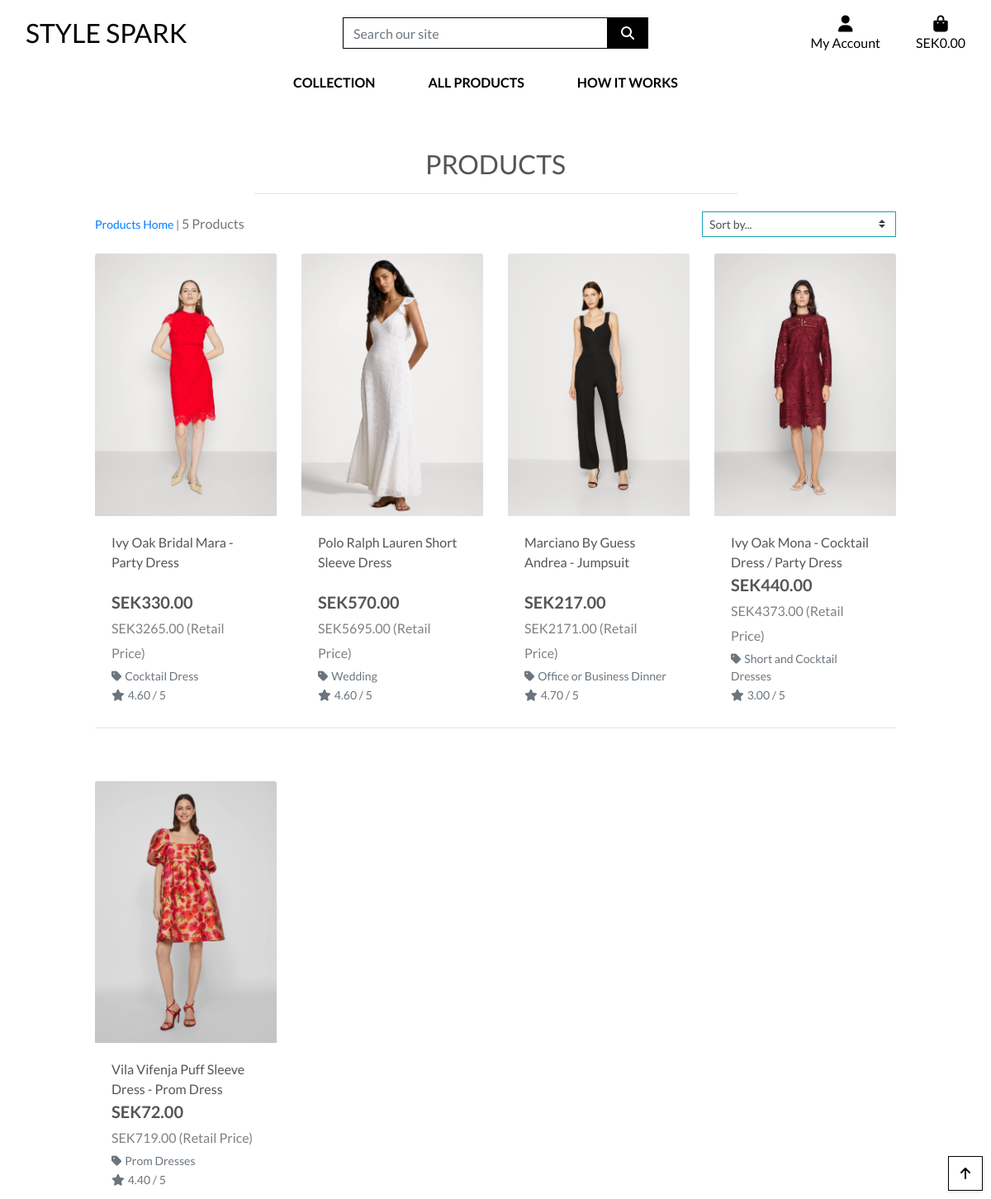
Before: /products/ with the older database file.
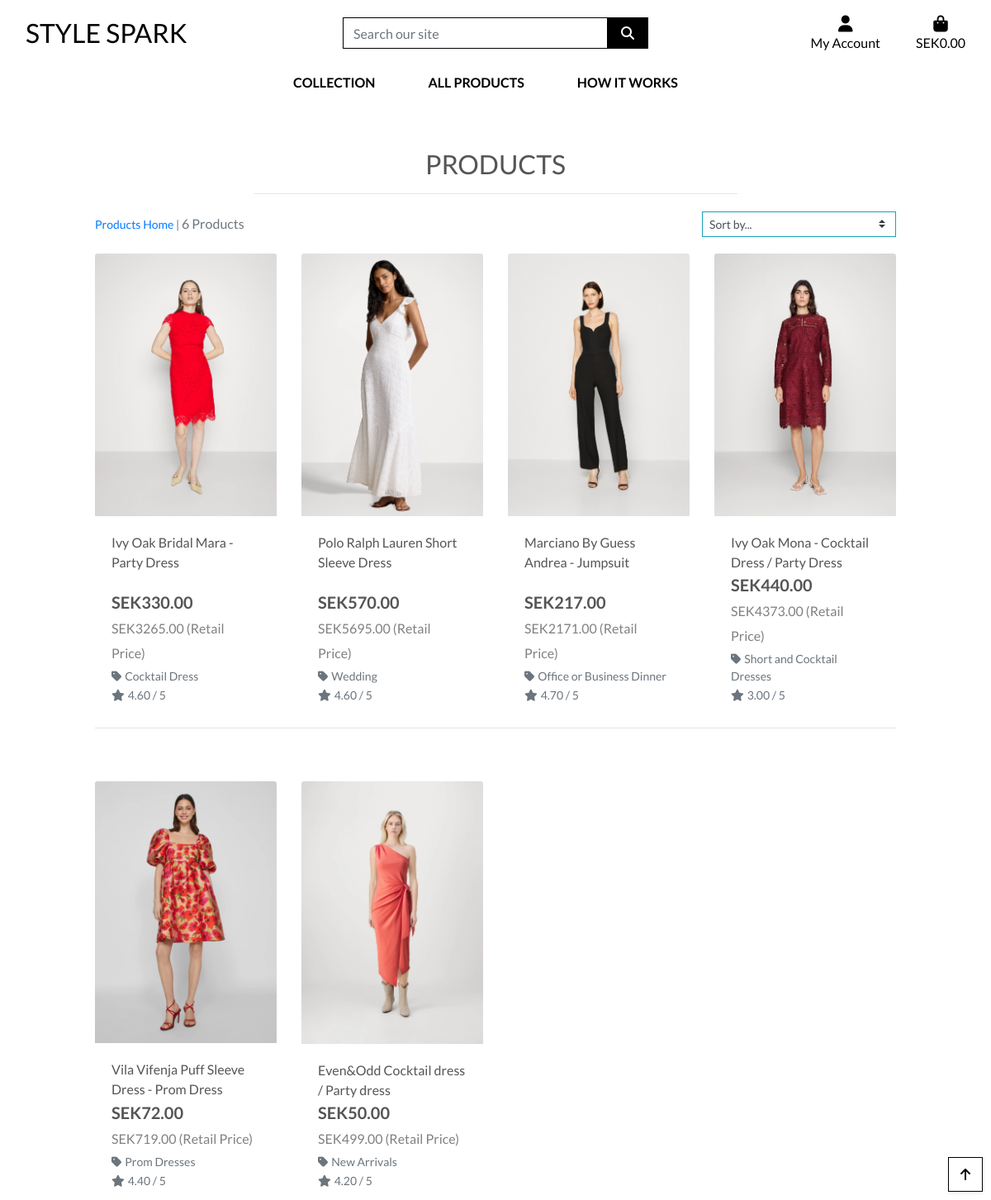
After: the same page with the newer database file.
### products/models.py (models this page shows, shortened)
class Product(models.Model):
    category = models.ForeignKey('Category', null=True, blank=True, on_delete=models.SET_NULL)
    sku = models.CharField(max_length=254, null=True, blank=True)
    name = models.CharField(max_length=254)
    description = models.TextField()
    has_sizes = models.BooleanField(default=False, null=True, blank=True)
    price = models.DecimalField(max_digits=6, decimal_places=2)
    retail_price = models.DecimalField(("Retail Price"), max_digits=10, decimal_places=2, blank=True, null=True)
    rating = models.DecimalField(max_digits=6, decimal_places=2, null=True, blank=True)
    image_url = models.URLField(max_length=1024, null=True, blank=True)
    image = models.ImageField(null=True, blank=True)

class Category(models.Model):
    class Meta:
        verbose_name_plural = 'Categories'
    name = models.CharField(max_length=254)
    friendly_name = models.CharField(max_length=254, null=True, blank=True)

### products/views.py (the view, shortened to what this page needs)
# urls.py: path('', views.all_products, name='products'),
def all_products(request):
    products = Product.objects.all()
    query = None
    categories = None
    sort = request.GET.get('sort', None)
    direction = request.GET.get('direction', 'asc')
    all_categories = Category.objects.all()
    current_sorting = f'{sort}_{direction}' if sort and direction else None
    all_category_names = list(all_categories.values_list('name', flat=True))
    context = {
        'products': products,
        'search_term': query,
        'current_categories': categories,
        'current_sorting': current_sorting,
        'all_categories': all_category_names,
    }
    return render(request, 'products/products.html', context)

### cart/contexts.py (called while the page is built, shortened)
def cart_contents(request):
    cart_items = []
    total = 0
    product_count = 0
    cart = request.session.get('cart', {})  # Initialize cart as empty dictionary if not found
    if not isinstance(cart, dict):
        cart = {}
    delivery = total * Decimal(settings.STANDARD_DELIVERY_PERCENTAGE / 100)
    grand_total = total + delivery
    context = {
        'cart_items': cart_items,
        'total': total,
        'product_count': product_count,
        'delivery': delivery,
        'grand_total': grand_total,
    }
    return context

### products/templates/products/products.html (shortened to what this page needs)
{% extends "base.html" %}
{% load static %}
{% block page_header %}
    <div class="container header-container">
    </div>
{% endblock %}
{% block content %}
    <div class="overlay"></div>
    <div class="container-fluid">
        <div class="row">
            <div class="col text-center mt-3">
                <h2 class="logo-font">Products</h2>
                <hr class="w-50 mb-1">
            </div>
        </div>
        <div class="row">
            <div class="product-container col-10 offset-1">
                <div class="row mt-1 mb-2">
                    <div class="col-12 col-md-6 my-auto order-md-last d-flex justify-content-center justify-content-md-end">
                        <div class="sort-select-wrapper w-50">
                            <select id="sort-selector" class="custom-select custom-select-sm rounded-0 border border-{% if current_sorting != 'None_None' %}info{% else %}black{% endif %}">
                                <option value="reset" {% if current_sorting == 'None_None' %}selected{% endif %}>Sort by...</option>
                            </select>
                        </div>
                    </div>
                    <div class="col-12 col-md-6 order-md-first">
                        <p class="text-muted mt-3 text-center text-md-left">
                            {% if search_term or current_categories or current_sorting != 'None_None' %}
                                <span class="small"><a href="{% url 'products' %}">Products Home</a> | </span>
                            {% endif %}
                            {{ products|length }} Products{% if search_term %} found for <strong>"{{ search_term }}"</strong>{% endif %}
                        </p>
                    </div>
                </div>
                <div class="row">
                    {% for product in products %}
                        <div class="col-sm-6 col-md-6 col-lg-4 col-xl-3">
                            <div class="card h-100 border-0">
                                {% if product.image %}
                                    <a href="{% url 'product_detail' product.id %}">
                                        <img class="card-img-top img-fluid" src="{{ product.image.url }}" alt="{{ product.name }}">
                                    </a>
                                {% else %}
                                    <a href="{% url 'product_detail' product.id %}">
                                        <img class="card-img-top img-fluid" src="{{ MEDIA_URL }}noimage.png" alt="{{ product.name }}">
                                    </a>
                                {% endif %}
                                <div class="card-body pb-0">
                                    <p class="mb-0">{{ product.name }}</p>
                                </div>
                                <div class="card-footer bg-white pt-0 border-0 text-left">
                                    <div class="row">
                                        <div class="col">
                                            <p class="lead mb-0 text-left font-weight-bold">SEK{{ product.price }} <br>
                                                {% if product.retail_price %}
                                                    <span class="retail-price">SEK{{ product.retail_price }} (Retail Price)</span><br>
                                                {% endif %}
                                            </p>
                                            {% if product.category %}
                                                <p class="small mt-1 mb-0">
                                                    <a class="text-muted" href="{% url 'products' %}?category={{ product.category.name }}">
                                                        <i class="fas fa-tag mr-1"></i>{{ product.category.friendly_name }}
                                                    </a>
                                                </p>
                                            {% endif %}
                                            {% if product.rating %}
                                                <small class="text-muted"><i class="fas fa-star mr-1"></i>{{ product.rating }} / 5</small>
                                            {% else %}
                                                <small class="text-muted">No Rating</small>
                                            {% endif %}
                                        </div>
                                    </div>
                                </div>
                            </div>
                        </div>
                        {% if forloop.counter|divisibleby:4 %}
                            <div class="col-12 d-none d-xl-block mb-5">
                                <hr>
                            </div>
                        {% endif %}
                    {% endfor %}
                </div>
            </div>
        </div>
    </div>
    <div class="btt-button shadow-sm rounded-0 border border-black">
        <a class="btt-link d-flex h-100">
            <i class="fas fa-arrow-up text-black mx-auto my-auto"></i>
        </a>
    </div>
{% endblock %}

### templates/base.html (shortened to what this page needs)
{% load static %}
<!doctype html>
<html lang="en">
  <head>
    {% block corecss %}
      <link rel="stylesheet" href="https://cdn.jsdelivr.net/npm/bootstrap@4.6.2/dist/css/bootstrap.min.css">
      <link rel="stylesheet" href="{% static 'css/base.css' %}">
    {% endblock %}
  </head>
  <body>
    <header class="container-fluid fixed-top">
      <div id="topnav" class="row bg-white pt-lg-2 d-none d-lg-flex">
          <div class="col-12 col-lg-4 my-auto py-1 py-lg-0 text-center text-lg-left">
              <a href="{% url 'home' %}" class="nav-link main-logo-link">
                  <h2 class="logo-font text-black my-0">Style Spark</h2>
              </a>
          </div>
          <div class="col-12 col-lg-4 my-auto py-1 py-lg-0">
              <form method="GET" action="{% url 'products' %}">
                  <div class="input-group w-100">
                      <input class="form-control border border-black rounded-0" type="text" name="q" placeholder="Search our site">
                      <div class="input-group-append">
                          <button class="form-control btn btn-black border border-black rounded-0" type="submit">
                              <span class="icon">
                                  <i class="fas fa-search"></i>
                              </span>
                          </button>
                      </div>
                  </div>
              </form>
          </div>
          <div class="col-12 col-lg-4 my-auto py-1 py-lg-0">
              <ul class="list-inline list-unstyled text-center text-lg-right my-0">
                  <li class="list-inline-item dropdown">
                      <a class="text-black nav-link" href="#" id="user-options" data-toggle="dropdown" aria-haspopup="true" aria-expanded="false">
                          <div class="text-center">
                              <div><i class="fas fa-user fa-lg"></i></div>
                              <p class="my-0">My Account</p>
                          </div>
                      </a>
                  </li>
                  <li class="list-inline-item">
                      <a class="{% if grand_total %}text-info font-weight-bold{% else %}text-black{% endif %} nav-link" href="{% url 'view_cart' %}">
                          <div class="text-center">
                              <div><i class="fas fa-shopping-bag fa-lg"></i></div>
                              <p class="my-0">
                                  {% if grand_total %}
                                      SEK{{ grand_total|floatformat:2 }}
                                  {% else %}
                                      SEK0.00
                                  {% endif %}
                              </p>
                          </div>
                      </a>
                  </li>
              </ul>
          </div>
      </div>
      <div class="row bg-white">
        <nav class="navbar navbar-expand-lg navbar-light w-100">
            {% include 'includes/main_nav.html' %}
        </nav>
    </div>
  </header>
    {% block page_header %}
    {% endblock %}
    {% block content %}
    {% endblock %}
  </body>
</html>

### templates/includes/main_nav.html (shortened to what this page needs)
<div class="collapse navbar-collapse" id="main-nav">
    <ul class="navbar-nav w-auto mx-auto">
        <li class="nav-item dropdown">
            <a class="logo-font font-weight-bold nav-link text-black mr-5" href="#" id="all-products-link" data-toggle="dropdown" aria-haspopup="true" aria-expanded="false">
                Collection
            </a>
        </li>
        <li class="nav-item dropdown">
            <a class="logo-font font-weight-bold nav-link text-black mr-5" href="#" id="clothing-link" data-toggle="dropdown" aria-haspopup="true" aria-expanded="false">
                All Products
            </a>
        </li>
        <li class="nav-item dropdown">
            <a class="logo-font font-weight-bold nav-link text-black mr-5" href="#" id="homeware-link" data-toggle="dropdown" aria-haspopup="true" aria-expanded="false">
                How it works
            </a>
        </li>
    </ul>
</div>

### static/css/base.css (style rules this page uses)
html { height: 100%; }
body { background: url('/media/stockvault-glamour-model287254.jpg') no-repeat center center fixed; background-size: cover; height: calc(100vh - 164px); color: #555; font-family: 'Lato'; }
.icon { align-items: center; display: inline-flex; justify-content: center; height: 1.5rem; width: 1.5rem; }
.logo-font { text-transform: uppercase; }
.retail-price { color: grey; font-weight: normal; font-size: 0.8em; }
.main-logo-link { width: fit-content; }
.btn-black { background: black; color: white; }
.text-black { color: #000 !important; }
.border-black { border: 1px solid black !important; }
.overlay { height: 100%; width: 100%; top: 0; left: 0; position: fixed; background: white; z-index: -1; }
.btt-button { height: 42px; width: 42px; position: fixed; bottom: 10px; right: 10px; }
.btt-link, .update-link, .remove-item { cursor: pointer; }
@media (min-width: 1200px) { .container { max-width: 80%; } }
@media (min-width: 992px) { .header-container { padding-top: 164px; } }

Changed rows visible on the page:
added Product: image (picture), name "Even&Odd Cocktail dress / Party dress", price "50.00", retail_price "499.00", category.friendly_name "New Arrivals", rating "4.20"
Other visible differences:
{{ products|length }}: "5" → "6"
